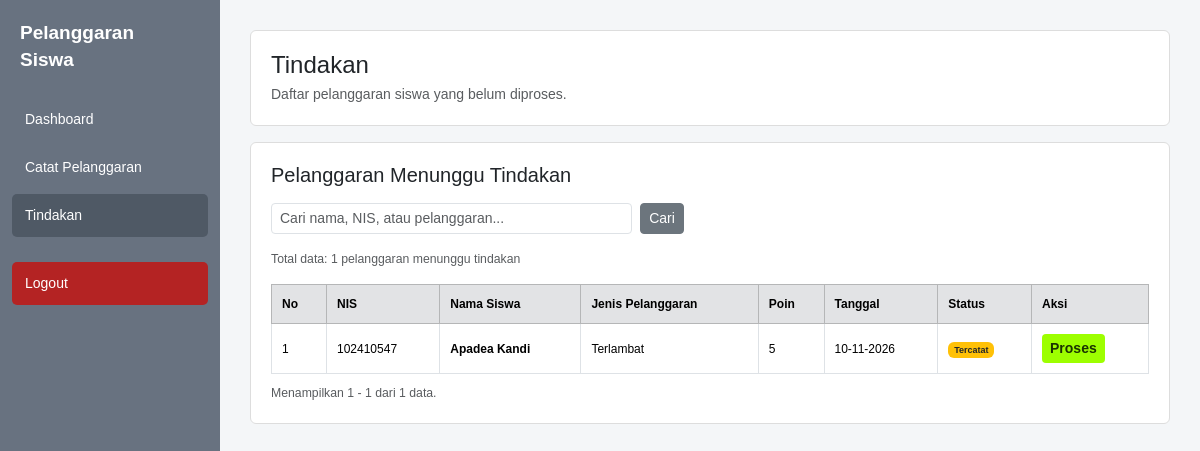
The app's page /tindakan.php (signed in) with its own data.
### tables this page shows
CREATE TABLE `pelanggaran` (
  `id` int(11) NOT NULL,
  `siswa_id` int(11) NOT NULL,
  `jenis_id` int(11) NOT NULL,
  `guru_id` int(11) DEFAULT NULL,
  `tanggal` date NOT NULL,
  `keterangan` text DEFAULT NULL,
  `status` varchar(50) DEFAULT 'tercatat'
);

CREATE TABLE `siswa` (
  `id` int(11) NOT NULL,
  `nis` varchar(20) NOT NULL,
  `nisn` varchar(20) DEFAULT NULL,
  `nama` varchar(150) NOT NULL,
  `jenis_kelamin` char(1) DEFAULT NULL,
  `tanggal_lahir` date DEFAULT NULL,
  `alamat` text DEFAULT NULL,
  `no_hp_ortu` varchar(20) DEFAULT NULL,
  `aktif` tinyint(1) DEFAULT 1,
  `status_aktif` tinyint(1) DEFAULT 1,
  `created_at` timestamp NOT NULL DEFAULT current_timestamp(),
  `updated_at` timestamp NOT NULL DEFAULT current_timestamp() ON UPDATE current_timestamp()
);

CREATE TABLE `jenis_pelanggaran` (
  `id` int(11) NOT NULL,
  `kategori_id` int(11) DEFAULT NULL,
  `nama` varchar(150) NOT NULL,
  `poin` int(11) DEFAULT 0,
  `keterangan` text DEFAULT NULL,
  `status_aktif` tinyint(1) DEFAULT 1
);

### tindakan.php (the view, shortened to what this page needs)
<?php
require_once "database.php";
$cari = trim($_GET['cari'] ?? '');
$whereParts = ["p.status = 'tercatat'"];
$parameter = [];
$tipe = '';
$where = "WHERE " . implode(" AND ", $whereParts);
$batas = 5;
$halaman = max(1, (int)($_GET['halaman'] ?? 1));
$sql_count = "
    SELECT COUNT(*) AS total
    FROM pelanggaran p
    INNER JOIN siswa s
        ON p.siswa_id = s.id
    INNER JOIN jenis_pelanggaran jp
        ON p.jenis_id = jp.id
    $where
";
$stmt_count = mysqli_prepare($koneksi, $sql_count);
mysqli_stmt_execute($stmt_count);
$result_count = mysqli_stmt_get_result($stmt_count);
$total_data = (int)mysqli_fetch_assoc($result_count)['total'];
$mulai = ($halaman - 1) * $batas;
$sql = "
    SELECT
        p.id,
        p.tanggal,
        s.nama AS nama_siswa,
        s.nis,
        jp.nama AS jenis,
        jp.poin
    FROM pelanggaran p
    INNER JOIN siswa s
        ON p.siswa_id = s.id
    INNER JOIN jenis_pelanggaran jp
        ON p.jenis_id = jp.id
    $where
    ORDER BY p.tanggal DESC, p.id DESC
    LIMIT ?, ?
";
$stmt = mysqli_prepare($koneksi, $sql);
$parameter_data = $parameter;
$parameter_data[] = $mulai;
$parameter_data[] = $batas;
$tipe_data = $tipe . "ii";
mysqli_stmt_bind_param($stmt, $tipe_data, ...$parameter_data);
mysqli_stmt_execute($stmt);
$query = mysqli_stmt_get_result($stmt);
?>
<!DOCTYPE html>
<html lang="id">
<head>
<link href="https://cdn.jsdelivr.net/npm/bootstrap@5.3.3/dist/css/bootstrap.min.css" rel="stylesheet">
</head>
<body>
<?php
require_once "sidebar.php";
?>
<div class="content">
    <div class="card mb-3">
        <div class="card-body">
            <h4 class="mb-1">Tindakan</h4>
            <p class="text-muted mb-0">
                Daftar pelanggaran siswa yang belum diproses.
            </p>
        </div>
    </div>
    <div class="card">
        <div class="card-body">
            <h5 class="mb-3">Pelanggaran Menunggu Tindakan</h5>
            <form method="GET" class="row g-2 mb-3">
                <div class="col-md-5">
                    <input
                        type="text"
                        name="cari"
                        class="form-control form-control-sm"
                        placeholder="Cari nama, NIS, atau pelanggaran..."
                        value="<?= htmlspecialchars($cari); ?>"
                    >
                </div>
                <div class="col-auto">
                    <button type="submit" class="btn btn-secondary btn-sm">
                        Cari
                    </button>
                </div>
            </form>
            <div class="mb-3 text-muted small">
                Total data: <?= $total_data; ?> pelanggaran menunggu tindakan
            </div>
            <div class="table-responsive">
                <table class="table table-bordered table-hover align-middle">
                    <thead class="table-secondary">
                        <tr>
                            <th width="55">No</th>
                            <th>NIS</th>
                            <th>Nama Siswa</th>
                            <th>Jenis Pelanggaran</th>
                            <th>Poin</th>
                            <th>Tanggal</th>
                            <th>Status</th>
                            <th>Aksi</th>
                        </tr>
                    </thead>
                    <tbody>
                    <?php if (mysqli_num_rows($query) > 0): ?>
                        <?php $no = $mulai + 1; ?>
                        <?php while ($row = mysqli_fetch_assoc($query)): ?>
                            <tr>
                                <td><?= $no++; ?></td>
                                <td>
                                    <?= htmlspecialchars($row['nis'] ?? '-'); ?>
                                </td>
                                <td>
                                    <strong>
                                        <?= htmlspecialchars($row['nama_siswa'] ?? '-'); ?>
                                    </strong>
                                </td>
                                <td>
                                    <?= htmlspecialchars($row['jenis'] ?? '-'); ?>
                                </td>
                                <td>
                                    <?= (int)$row['poin']; ?>
                                </td>
                                <td>
                                    <?= !empty($row['tanggal'])
                                        ? date('d-m-Y', strtotime($row['tanggal']))
                                        : '-'; ?>
                                </td>
                                <td>
                                    <span class="badge bg-warning text-dark">
                                        Tercatat
                                    </span>
                                </td>
                                <td>
                                    <a
                                        href="tambah_tindakan.php?pelanggaran_id=<?= (int)$row['id']; ?>"
                                        class="btn btn-proses btn-sm"
                                    >
                                        Proses
                                    </a>
                                </td>
                            </tr>
                        <?php endwhile; ?>
                    <?php endif; ?>
                    </tbody>
                </table>
            </div>
            <div class="text-muted small">
                Menampilkan
                <?= $total_data > 0 ? $mulai + 1 : 0; ?>
                -
                <?= min($mulai + $batas, $total_data); ?>
                dari
                <?= $total_data; ?>
                data.
            </div>
        </div>
    </div>
</div>
</body>
</html>

### tindakan.php (style rules this page uses)
body { margin: 0; background: #f4f6f8; font-family: Arial, sans-serif; font-size: 14px; color: #212529; }
.content { margin-left: 220px; padding: 30px; min-height: 100vh; }
.card { border: 1px solid #ddd; border-radius: 6px; box-shadow: none; }
.card-body { padding: 20px; }
.table { font-size: 12px; margin-bottom: 10px; }
.table th, .table td { padding: 10px; vertical-align: middle; }
.table th { white-space: nowrap; }
.btn-proses { background: #9dff00; color: #1a3300; font-weight: bold; border: none; }

### records on screen
pelanggaran: siswa.nis "102410547", siswa.nama "Apadea Kandi", jenis.nama "Terlambat", jenis.poin "5", tanggal "10-11-2026"

### other values on screen
$total_data "1"
$mulai + 1 "1"
min($mulai + $batas, $total_data) "1"
